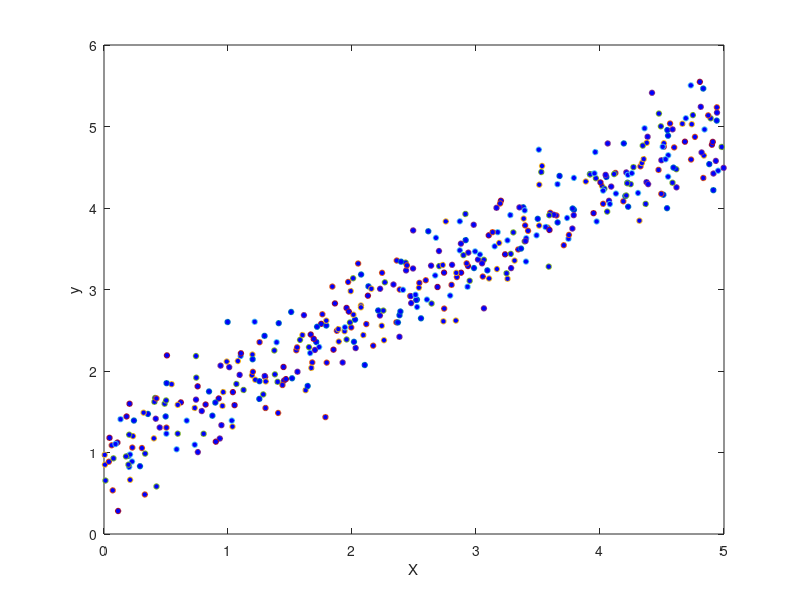
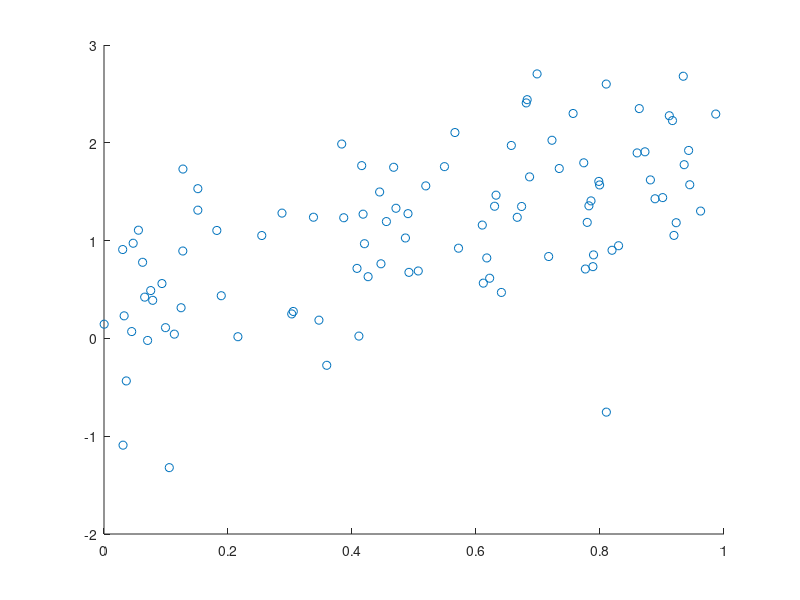

These charts were generated, in order, by the following MATLAB code:
%% Multivariant linear regression
close all;
clear all;
clc;

rand('twister',0); % seed the random number generator
% number of observations
n = 20;
beta0 = 1;
beta1 = 0.8;
tau = 10;

X = unifrnd(0, 5, n);  
y = normrnd(beta0 + beta1*X, 1/sqrt(tau), n); % generate some synthetic data

figure;  % create a blank figure
plot(X, y, 'o','MarkerFaceColor', 'b', 'MarkerSize',4); % plot X vs y
xlabel ('X')
ylabel ('y')


%% Markov chain Monte Carlo and Gibbs sampling
close all; 
clear; 
home; 
format long g;

% 1) P(beta|sigma^2,x,y)
% beta=exp{-1/2*[beta^T*(X^T*X/sigma^2+Ssigma0^-1 )*beta - 2*beta^T(X^T*Y)/sigma^2 + Ssigma0^-1*beta0)]}
% N(beta|mu,Ssigma)
% mu=A^-1*b   = (X^T*X/sigma^2+Ssigma0^-1 )^-1*(X^T*Y)/sigma^2 + Ssigma0^-1*beta0)
% Ssigma=A^-1 = (X^T*X/sigma^2+Ssigma0^-1 )^-1


% 2) P(sigma^2|x,y,beta)
% sigma^2= IG[(sigma^2)a+n/2 , b+1/2(y-x*beta)^T(y-x*beta)]
% a*= (sigma^2)a+n/2
% b*= b+1/2(y-x*beta)^T(y-x*beta)


% Initial data
% Parameters
nn      = 100;             % Number of samples for examine the AC
N       = 10000;           % Number of samples (iterations)
burnin  = 10000;           % Number of runs until the chain approaches stationarity
lag     = 10;              % Thinning or lag period: storing only every lag-th point

% Storage
theta   = zeros(1,N);      % Samples drawn from the Markov chain (States)
acc     = 0;               % Accepted samples
sigma = 1;                 % the standard deviation
mu = 1;


proposal_PDF = @(x,mu) normpdf(x,mu,sigma);   
sample_from_proposal_PDF = @(mu) normrnd(mu,sigma);
%p = @(x,y) exp(-x.^2).*(2+sin(x*5)+sin(x*2)); 

y = @(x,y) normpdf(x,mu,sigma);

aa = -3;   bb = 3;       
t = 0.5;

% Note: In matlab to compute inverse matrix use the inv() command. (.^-1 is elementwise inverse) 
% To compute something like c = inv(A) * b effienctly, use c = linsolve(A, b)
% proposal_PDF = @(mu,Ssigma)
%      mu= (X.^T.*X./sigma.^2+Ssigma0^.-1 )^-1.*(X^T.*Y)./sigma.^2 + Ssigma0.^-1.*beta0);
%      Ssigma= X.^T.*X./sigma.^2+Ssigma0.^-1).^-1;
        
% M-H routine
for i = 1:burnin    % First make the burn-in stage
    %[t] = MH_routine(t, y, proposal_PDF, sample_from_proposal_PDF);
end
for i = 1:N         % Cycle to the number of samples
     for j = 1:lag   % Cycle to make the thinning
        %[t a] = MH_routine(t, y, proposal_PDF, sample_from_proposal_PDF);
    end
    %theta(i) = t;        % Samples accepted
    %acc      = acc + a;  % Accepted ?
end
%accrate = acc/N;     % Acceptance rate


% Histogram, target function and samples 
xx = aa:0.01:bb;   % x-axis (Graphs)
figure;
        
% Histogram and target dist
%[n1 x1] = hist(theta, ceil(sqrt(N))); 
%bar(x1, n1/(N*(x1(2)-x1(1))));   colormap summer;   hold on;  % Normalized histogram
%plot(xx, y(xx)/trapz(xx,y(xx)), 'r-', 'LineWidth', 2);        % Normalized "PDF"
%xlim([aa bb]); grid on; 
%title('Distribution of samples', 'FontSize', 15);
%ylabel('Probability density function', 'FontSize', 12);
%text(aa+3,0.8,sprintf('Acceptace rate = %g', accrate),'FontSize',12);

% samples
%figure;
%plot(1:N, theta,  'b-');   xlim([0 N]); ylim([aa bb]);   grid on; 
%xlabel('Iterations, N', 'FontSize', 12); 
%ylabel('Location', 'FontSize', 12);


%% Metropolis-Adjusted Langevin Algorithm
close all; 
clear; 
home; 
format long g;

% rand('twister',0); % seed the random number generator

% number of observations
% n = 20;
% beta0 = 1;
% beta1 = 0.8;
% tau = 10;

% X = unifrnd(0, 5, n);  
% y = normrnd(beta0 + beta1*X, 1/sqrt(tau), n); % generate some synthetic data

% figure;  % create a blank figure
% plot(X, y, 'o','MarkerFaceColor', 'b', 'MarkerSize',4); % plot X vs y
% xlabel ('X')
% ylabel ('y')


% beta(i)= N(.|beta(i-1)+delta_t/2*M(-Ssigma^-1()beta(i-1)-mu),M*delta_t)
% M = I

% The first task is to simulate some data from the linear regression model

N_data = 100; % Number of datapoints in the dataset
beta_true = [0.5 1.5 -1.0 0.7]'; % The ground truth intercept and weights
sigma_true = 0.5; % Ground truth value for the standard deviation
d = length(beta_true); % Number of model parameters (excluding variance)
designs = rand(N_data, d-1); % Sample covariates from U(0, 1)
X = cat(2, ones(N_data, 1), designs); % Construct design matrix
y = normrnd(X * beta_true, sigma_true); % Sample outputs from our model

scatter(X(:, 2), y); % Visualize first convariate and outputs

% We also need to select (noninformative) prior distributions

% The prior for the variance is inverse gamma distribution with parameters 
% a0 and b0
a0 = 0.0001;
b0 = 0.0001;

% The prior for the weights and intercept is a multivariate Gaussian
% distribution with parameters mu_0 and Ssigma_0)
mu_0 = zeros(d, 1); % Prior mean for weights and intercept
sigma2_0 = 1000; % Prior variance for weights and intercept
Ssigma0 = eye(d) * sigma2_0; % Prior covariance matrix for weights and intercept

% MCMC parameters
nn      = 100;             % Number of samples for examine the AC
N       = 10000;           % Number of samples (iterations)
burnin  = 10000;           % Number of runs until the chain approaches stationarity
lag     = 10;              % Thinning or lag period: storing only every lag-th point

% Storage
samples   = zeros(N, d+1);      % Samples drawn from the Markov chain (States)
acc     = 0;                    % Accepted samples

% Initialize chain
sigma2 = 1;                 % variance parameter (sampled from inv. gamma)
beta = zeros(1, d);       % weight parameters (sampled with MALA)

% MALA parameters
delta_t = 0.1;
M = eye(d);

% Define helper functions

% proposal density is p(beta(i + 1) | beta(i), ...)
proposal_PDF_mala = @(beta_proposed, beta_current, mu, Ssigma) normpdf(); % TODO

sample_from_proposal_PDF_mala = @(beta_current, mu, Ssigma) normrnd(); % TODO

% target density is p(beta|sigma2, X, y)
target_density_mala = @(beta, mu, Ssigma) 0; % TODO

% Run the chain
for i = 1:burnin    % First make the burn-in stage
    
    % Compute a parameter of inverse gamma distribution
    a = a0 + N_data;
    
    % Compute b parameter of inverse gamma distribution
    b = b0 + 0.5 * (y - X * beta')' * (y - X * beta');
    
    % Sample sigma2 from p(sigma2 | beta, X, y) (inverse gamma)
    sigma2 = 1 / gamrnd(a, 1/b);
    
    % Compute mean of p(beta | sigma2, X, y)
    mu = 0; % TODO
    
    % Compute covariance matrix of p(beta | sigma2, X, y)
    Ssigma = 0; % TODO
    
    % Sample proposed beta from the MALA proposal distribution
    beta_proposed = 0; % TODO
    
    % Evaluate p(beta_proposed | sigma2, X, y)
    proposed_target_density = 0; % TODO
    
    % Evaluate p(beta_current | sigma2, X, y)
    current_target_density = 0; % TODO
    
    % Evaluate p(beta_proposed | beta_current, ...)
    proposal_density = 0; % TODO
    
    % Evaluate p(beta_current | beta_proposed, ...)
    reverse_proposal_density = 0; % TODO
    
    % Compute acceptance probability with MH acceptance rule
    alpha = 0; % TODO
    
    % Replace beta with proposal with probability alpha
    beta = beta; % TODO
end
for i = 1:N         % Cycle to the number of samples
     for j = 1:lag   % Cycle to make the thinning
         
        % Compute a parameter of inverse gamma distribution
        a = a0 + N_data;
        
        % Compute b parameter of inverse gamma distribution
        b = b0 + 0.5 * (y - X * beta')' * (y - X * beta');

        % Sample sigma2 from p(sigma2 | beta, X, y) (inverse gamma)
        sigma2 = 1 / gamrnd(a, 1/b);
        
        % Compute mean of p(beta | sigma2, X, y)
        mu = 0; % TODO

        % Compute covariance matrix of p(beta | sigma2, X, y)
        Ssigma = 0; % TODO

        % Sample proposed beta from the MALA proposal distribution
        beta_proposed = 0; % TODO

        % Evaluate p(beta_proposed | sigma2, X, y)
        proposed_target_density = 0; % TODO

        % Evaluate p(beta_current | sigma2, X, y)
        current_target_density = 0; % TODO

        % Evaluate p(beta_proposed | beta_current, ...)
        proposal_density = 0; % TODO

        % Evaluate p(beta_current | beta_proposed, ...)
        reverse_proposal_density = 0; % TODO

        % Compute acceptance probability with MH acceptance rule
        alpha = 0; % TODO

        % Replace beta with proposal with probability alpha
        beta = beta; % TODO
        
     end
    samples(i, 1) = sigma2;          % Store sigma2 sample
    samples(i, 2:d+1) = beta;        % Store beta sample
    acc      = acc + a;  % Accepted ?
end
accrate = acc/N;     % Acceptance rate

% TODO: Make parameter specific histograms and trace plots for sigma2,
% beta(1) (intercept) and beta(2) (first weight).

% TODO: Compute posterior mean (mean of beta samples)

% TODO: Simulate test data from the same model and compute MSE of the fit
% (i.e. measure average distance between predictions based on 
% beta mean to each y value in the test set).